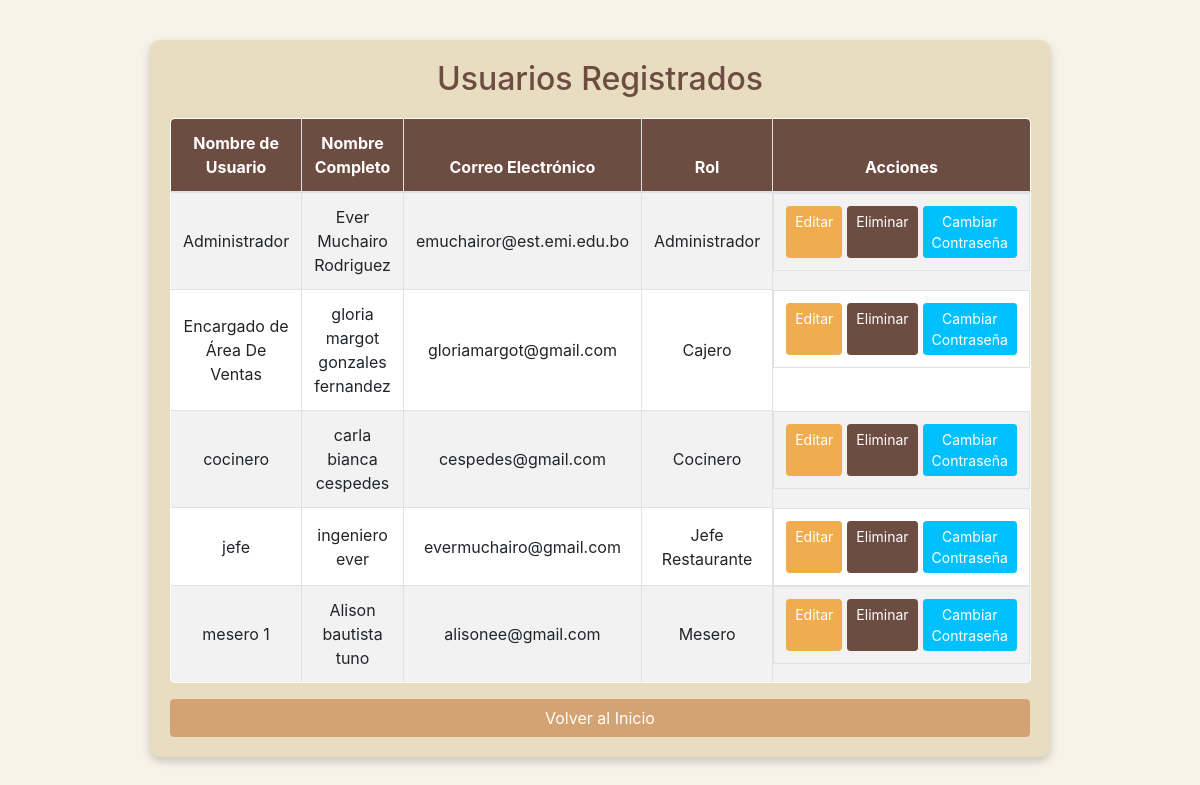
/view_users.php (signed in), run on the app's committed database.
### tables this page shows
CREATE TABLE `usuarios` (
  `id` int NOT NULL AUTO_INCREMENT,
  `username` varchar(50) NOT NULL,
  `nombre` varchar(100) NOT NULL,
  `email` varchar(100) NOT NULL,
  `password` varchar(255) NOT NULL,
  `rol_id` int DEFAULT NULL,
  PRIMARY KEY (`id`),
  UNIQUE KEY `username` (`username`),
  UNIQUE KEY `email` (`email`),
  KEY `fk_usuarios_roles` (`rol_id`),
  CONSTRAINT `fk_usuarios_roles` FOREIGN KEY (`rol_id`) REFERENCES `roles` (`id`)
);

CREATE TABLE `roles` (
  `id` int NOT NULL AUTO_INCREMENT,
  `nombre` varchar(50) NOT NULL,
  `descripcion` text,
  PRIMARY KEY (`id`)
);

### view_users.php (the view, shortened to what this page needs)
<?php
include('db.php');
$sql = "SELECT u.username, u.nombre, u.email, r.nombre AS rol
        FROM usuarios u
        JOIN roles r ON u.rol_id = r.id";
$result = mysqli_query($conn, $sql);
?>
<!DOCTYPE html>
<html lang="es">
<head>
    <link href="https://stackpath.bootstrapcdn.com/bootstrap/4.5.2/css/bootstrap.min.css" rel="stylesheet">
</head>
<body>
    <div class="container">
        <h2>Usuarios Registrados</h2>
        <table class="table table-bordered table-striped">
            <thead>
                <tr>
                    <th>Nombre de Usuario</th>
                    <th>Nombre Completo</th>
                    <th>Correo Electrónico</th>
                    <th>Rol</th>
                    <th>Acciones</th>
                </tr>
            </thead>
            <tbody>
                <?php while ($row = mysqli_fetch_assoc($result)): ?>
                    <tr>
                        <td><?php echo htmlspecialchars($row['username']); ?></td>
                        <td><?php echo htmlspecialchars($row['nombre']); ?></td>
                        <td><?php echo htmlspecialchars($row['email']); ?></td>
                        <td><?php echo htmlspecialchars($row['rol']); ?></td>
                        <td class="action-buttons">
                            <a href="edit_user.php?username=<?php echo urlencode($row['username']); ?>" class="btn btn-warning btn-sm">Editar</a>
                            <a href="delete_user.php?username=<?php echo urlencode($row['username']); ?>" class="btn btn-danger btn-sm" onclick="return confirm('¿Estás seguro de que quieres eliminar este usuario?');">Eliminar</a>
                            <a href="change_password.php?username=<?php echo urlencode($row['username']); ?>" class="btn btn-change-password btn-sm">Cambiar Contraseña</a>
                        </td>
                    </tr>
                <?php endwhile; ?>
            </tbody>
        </table>
        <a href="home.php" class="btn btn-primary btn-block mt-3">Volver al Inicio</a>
    </div>
</body>
</html>

### view_users.php (style rules this page uses)
:root { --crema-color: #f7f3e9; --beige-color: #e8dcc1; --marron-claro-color: #b2927d; --marron-oscuro-color: #6d4c41; --highlight-color: #d4a373; }
body { background-color: var(--crema-color); }
.container { background-color: var(--beige-color); border-radius: 10px; padding: 20px; box-shadow: 0 4px 10px rgba(0, 0, 0, 0.2); max-width: 900px; margin-top: 40px; }
h2 { color: var(--marron-oscuro-color); text-align: center; margin-bottom: 20px; }
.table { background-color: #fff; border-radius: 5px; overflow: hidden; }
.table th, .table td { text-align: center; vertical-align: middle; }
.table th { background-color: var(--marron-oscuro-color); color: white; }
.btn-primary { background-color: var(--highlight-color); border-color: var(--highlight-color); color: #fff; }
.btn-warning { background-color: #f0ad4e; border-color: #f0ad4e; color: white; }
.btn-danger { background-color: var(--marron-oscuro-color); border-color: var(--marron-oscuro-color); color: #fff; }
.btn-change-password { background-color: #00c0ff; color: white; border-color: #00c0ff; }
.action-buttons { display: flex; justify-content: center; gap: 5px; }

### data on the page
usuarios: username "Administrador", nombre "Ever Muchairo Rodriguez", email "emuchairor@est.emi.edu.bo", rol.nombre "Administrador"
usuarios: username "Encargado de Área De Ventas", nombre "gloria margot gonzales fernandez", email "gloriamargot@gmail.com", rol.nombre "Cajero"
usuarios: username "cocinero", nombre "carla bianca cespedes", email "cespedes@gmail.com", rol.nombre "Cocinero"
usuarios: username "jefe", nombre "ingeniero ever", email "evermuchairo@gmail.com", rol.nombre "Jefe Restaurante"
usuarios: username "mesero 1", nombre "Alison bautista tuno", email "alisonee@gmail.com", rol.nombre "Mesero"
